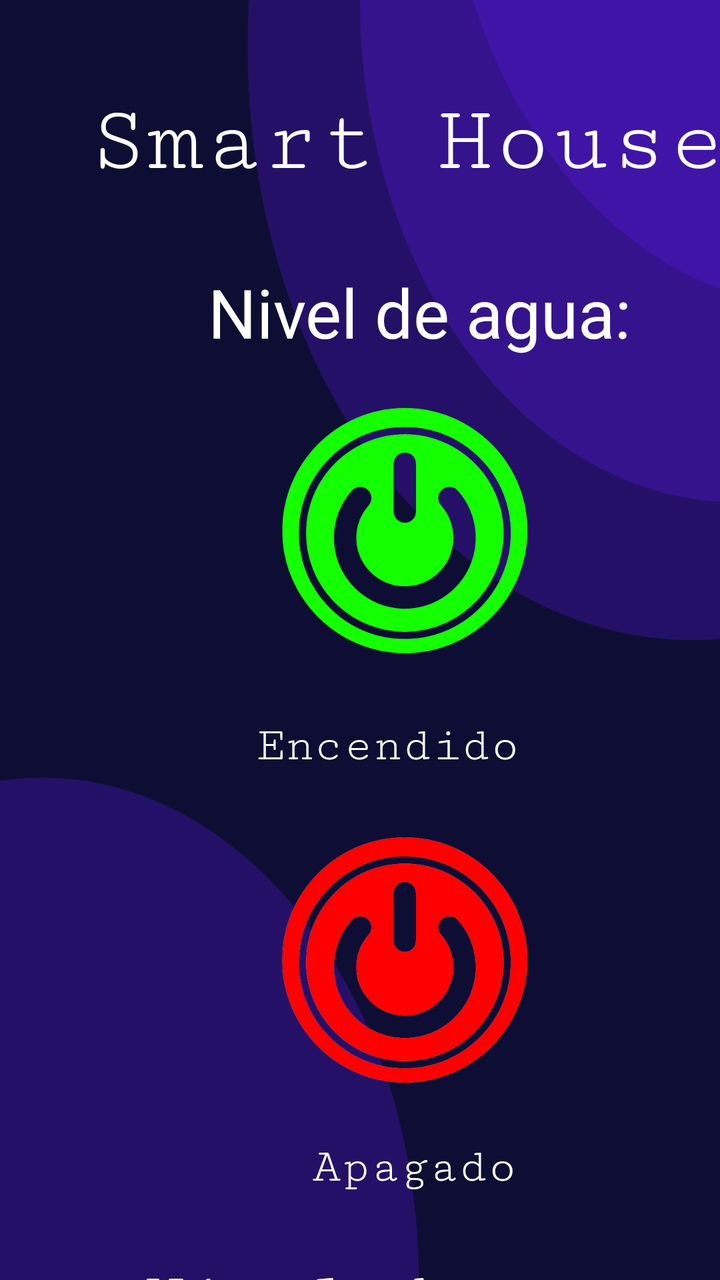
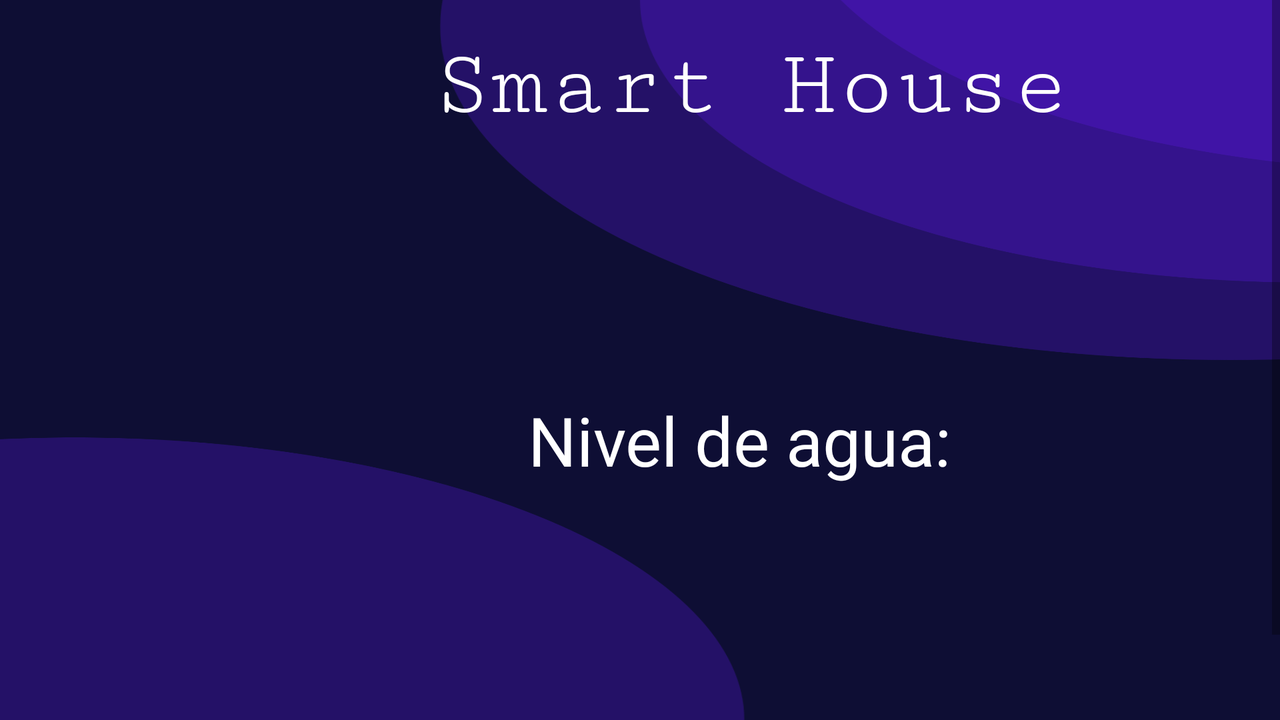

The same Android screen from two of the app's own layout files: first res/layout/ as a phone draws it, then the author's variant for another configuration, drawn on a device whose configuration selects that folder. Both files follow.
<!-- AndroidManifest.xml: application theme Theme.IoT_House -->
<!-- res/layout/activity_main5.xml -->
<?xml version="1.0" encoding="utf-8"?>
<androidx.constraintlayout.widget.ConstraintLayout xmlns:android="http://schemas.android.com/apk/res/android"
    xmlns:app="http://schemas.android.com/apk/res-auto"
    xmlns:tools="http://schemas.android.com/tools"
    android:layout_width="match_parent"
    android:layout_height="match_parent"
    tools:context=".MainActivity5"
    android:background="@drawable/back">

    <ImageView
        android:id="@+id/btnencender"
        android:layout_width="175dp"
        android:layout_height="133dp"
        android:layout_marginStart="116dp"
        android:layout_marginTop="20dp"
        app:layout_constraintStart_toStartOf="parent"
        app:layout_constraintTop_toBottomOf="@+id/tvnivea"
        app:srcCompat="@drawable/encedido" />

    <TextView
        android:id="@+id/tvApagado"
        android:layout_width="wrap_content"
        android:layout_height="wrap_content"
        android:layout_marginStart="156dp"
        android:layout_marginTop="24dp"
        android:fontFamily="serif-monospace"
        android:text="Apagado"
        android:textColor="#FFFFFF"
        android:textSize="24sp"
        app:layout_constraintStart_toStartOf="parent"
        app:layout_constraintTop_toBottomOf="@+id/btnapagar" />

    <TextView
        android:id="@+id/tvEncendido"
        android:layout_width="wrap_content"
        android:layout_height="wrap_content"
        android:layout_marginStart="128dp"
        android:layout_marginTop="28dp"
        android:fontFamily="serif-monospace"
        android:text="Encendido"
        android:textColor="#FFFFFF"
        android:textSize="24sp"
        app:layout_constraintStart_toStartOf="parent"
        app:layout_constraintTop_toBottomOf="@+id/btnencender" />

    <ImageView
        android:id="@+id/btnapagar"
        android:layout_width="175dp"
        android:layout_height="133dp"
        android:layout_marginStart="116dp"
        android:layout_marginTop="316dp"
        app:layout_constraintStart_toStartOf="parent"
        app:layout_constraintTop_toBottomOf="@+id/tvApp"
        app:srcCompat="@drawable/apaga" />

    <TextView
        android:id="@+id/ivcontrol"
        android:layout_width="wrap_content"
        android:layout_height="wrap_content"
        android:layout_marginStart="72dp"
        android:layout_marginTop="452dp"
        android:fontFamily="serif-monospace"
        android:text="Nivel de agua"
        android:textColor="#FDFDFD"
        android:textColorHighlight="#FAFAFA"
        android:textSize="34sp"
        app:layout_constraintStart_toStartOf="parent"
        app:layout_constraintTop_toBottomOf="@+id/tvnivea" />

    <TextView
        android:id="@+id/tvApp"
        android:layout_width="wrap_content"
        android:layout_height="wrap_content"
        android:layout_marginStart="44dp"
        android:layout_marginTop="44dp"
        android:fontFamily="serif-monospace"
        android:text="Smart House"
        android:textColor="#FFFFFF"
        android:textSize="48sp"
        app:layout_constraintStart_toStartOf="parent"
        app:layout_constraintTop_toTopOf="parent" />

    <TextView
        android:id="@+id/tvnivea"
        android:layout_width="wrap_content"
        android:layout_height="wrap_content"
        android:layout_marginStart="104dp"
        android:layout_marginTop="36dp"
        android:text="Nivel de agua: "
        android:textColor="#FFFFFF"
        android:textSize="34sp"
        app:layout_constraintStart_toStartOf="parent"
        app:layout_constraintTop_toBottomOf="@+id/tvApp" />
</androidx.constraintlayout.widget.ConstraintLayout>
<!-- resources referenced by this layout -->
<resources>
  <!-- drawable apaga: png bitmap (drawable, 28872 bytes) -->
  <!-- drawable back: png bitmap (drawable, 54782 bytes) -->
  <!-- drawable encedido: png bitmap (drawable, 39911 bytes) -->
  <style name="Theme.IoT_House" parent="Theme.MaterialComponents.DayNight.DarkActionBar">
          
          <item name="colorPrimary">@color/purple_500</item>
          <item name="colorPrimaryVariant">@color/purple_700</item>
          <item name="colorOnPrimary">@color/white</item>
          
          <item name="colorSecondary">@color/teal_200</item>
          <item name="colorSecondaryVariant">@color/teal_700</item>
          <item name="colorOnSecondary">@color/black</item>
          
          <item name="android:statusBarColor">?attr/colorPrimaryVariant</item>
          
      </style>
  <color name="purple_500">#FF6200EE</color>
  <color name="purple_700">#FF3700B3</color>
  <color name="white">#FFFFFFFF</color>
  <color name="teal_200">#FF03DAC5</color>
  <color name="teal_700">#FF018786</color>
  <color name="black">#FF000000</color>
</resources>
<!-- res/layout-land/activity_main5.xml (the author's variant of the layout above) -->
<!-- drawn on the phone turned sideways -->
<?xml version="1.0" encoding="utf-8"?>
<ScrollView
    xmlns:android="http://schemas.android.com/apk/res/android"
    xmlns:app="http://schemas.android.com/apk/res-auto"
    xmlns:tools="http://schemas.android.com/tools"
    android:layout_width="match_parent"
    android:layout_height="match_parent"
    android:background="@drawable/back">

    <androidx.constraintlayout.widget.ConstraintLayout
        android:layout_width="match_parent"
        android:layout_height="wrap_content">

        <TextView
            android:id="@+id/tvApp"
            android:layout_width="wrap_content"
            android:layout_height="wrap_content"
            android:layout_marginStart="216dp"
            android:layout_marginTop="16dp"
            android:fontFamily="serif-monospace"
            android:text="Smart House"
            android:textColor="#FFFFFF"
            android:textSize="48sp"
            app:layout_constraintStart_toStartOf="parent"
            app:layout_constraintTop_toTopOf="parent" />

        <TextView
            android:id="@+id/tvnivea"
            android:layout_width="wrap_content"
            android:layout_height="wrap_content"
            android:layout_marginStart="264dp"
            android:layout_marginTop="128dp"
            android:text="Nivel de agua: "
            android:textColor="#FFFFFF"
            android:textSize="34sp"
            app:layout_constraintStart_toStartOf="parent"
            app:layout_constraintTop_toBottomOf="@+id/tvApp" />

        <TextView
            android:id="@+id/ivcontrol"
            android:layout_width="wrap_content"
            android:layout_height="wrap_content"
            android:layout_marginStart="244dp"
            android:layout_marginTop="128dp"
            android:fontFamily="serif-monospace"
            android:text="Nivel de agua"
            android:textColor="#FDFDFD"
            android:textColorHighlight="#FAFAFA"
            android:textSize="34sp"
            app:layout_constraintStart_toStartOf="parent"
            app:layout_constraintTop_toBottomOf="@+id/tvnivea" />

    </androidx.constraintlayout.widget.ConstraintLayout>

</ScrollView>
<!-- resources referenced by the variant -->
<!-- as the phone turned sideways resolves them -->
<resources>
  <!-- drawable back: png bitmap (drawable, 54782 bytes) -->
  <style name="Theme.IoT_House" parent="Theme.MaterialComponents.DayNight.DarkActionBar">
          
          <item name="colorPrimary">@color/purple_500</item>
          <item name="colorPrimaryVariant">@color/purple_700</item>
          <item name="colorOnPrimary">@color/white</item>
          
          <item name="colorSecondary">@color/teal_200</item>
          <item name="colorSecondaryVariant">@color/teal_700</item>
          <item name="colorOnSecondary">@color/black</item>
          
          <item name="android:statusBarColor">?attr/colorPrimaryVariant</item>
          
      </style>
  <color name="purple_500">#FF6200EE</color>
  <color name="purple_700">#FF3700B3</color>
  <color name="white">#FFFFFFFF</color>
  <color name="teal_200">#FF03DAC5</color>
  <color name="teal_700">#FF018786</color>
  <color name="black">#FF000000</color>
</resources>
